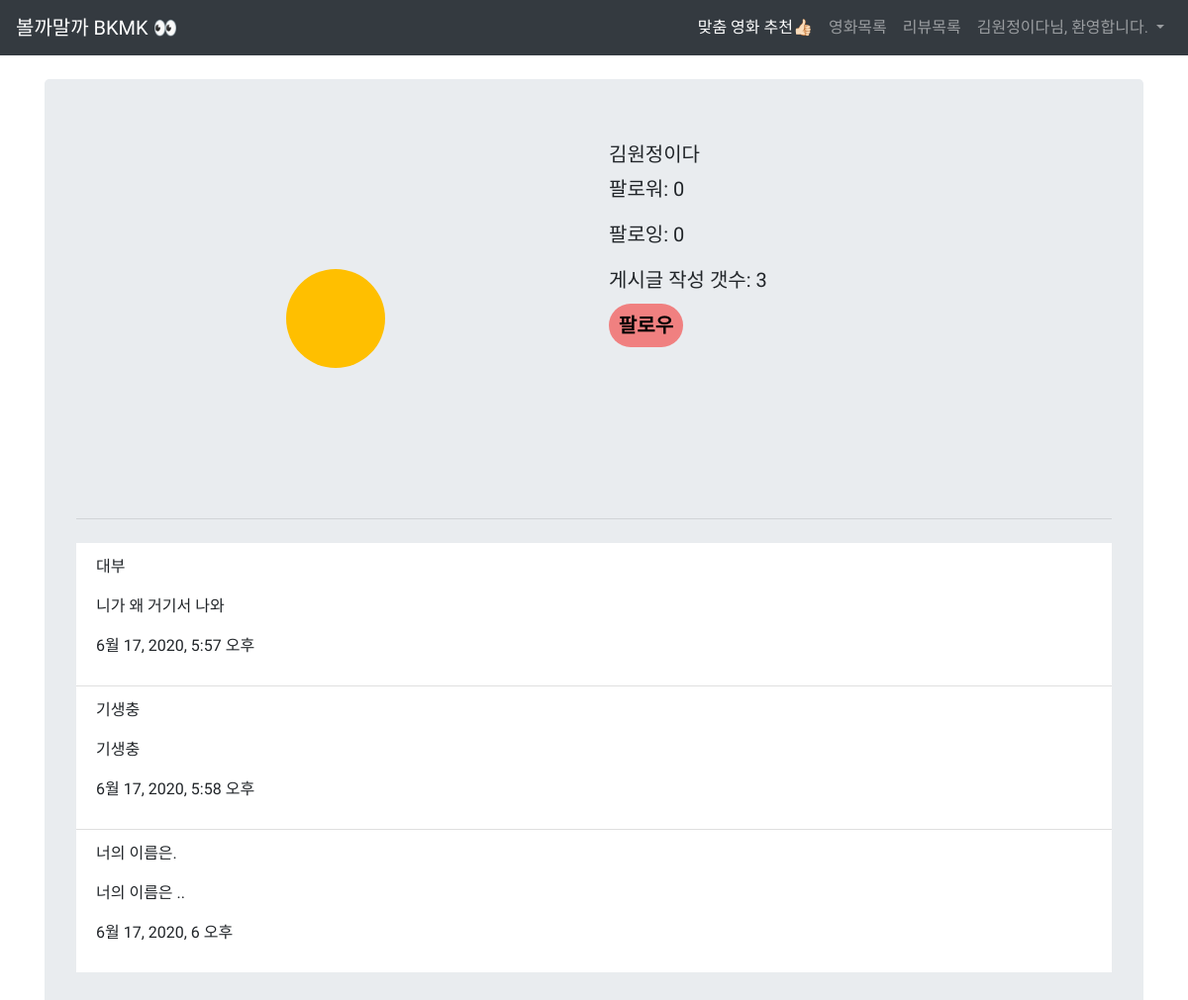
Screenshot of /accounts/4/ with the database file from the repository.
### accounts/models.py (models this page shows)
class User(AbstractUser):
    ADULT_CHOICES = (
        (True, 'YES'),
        (False, 'NO'),
    )
    followers = models.ManyToManyField(settings.AUTH_USER_MODEL, related_name='followings', blank=True)
    age = models.IntegerField(validators=[MinValueValidator(13), MaxValueValidator(100)], default=13)
    usergenre = models.CharField(max_length=500, default='1')
    use_adult = models.BooleanField(choices=ADULT_CHOICES, default=False)

### reviews/models.py (models this page shows)
class Review(models.Model):
    POINT_CHOICES = (
        (1, '⭐'),
        (2, '⭐⭐'),
        (3, '⭐⭐⭐'),
        (4, '⭐⭐⭐⭐'),
        (5, '⭐⭐⭐⭐⭐'),
    )
    user = models.ForeignKey(settings.AUTH_USER_MODEL, on_delete=models.CASCADE, related_name='userreview')
    movie = models.ForeignKey(Movie, on_delete=models.CASCADE)
    title = models.CharField(max_length=200)
    star_point = models.IntegerField(choices=POINT_CHOICES, default=5)
    content = models.TextField()
    created_at = models.DateTimeField(auto_now_add=True)
    updated_at = models.DateTimeField(auto_now=True)
    like_users = models.ManyToManyField(settings.AUTH_USER_MODEL, related_name='like_reviews')

### movies/models.py (models this page shows)
class Movie(models.Model):
    title = models.CharField(max_length=100)
    original_title = models.CharField(max_length=100)
    release_date = models.DateField()
    popularity = models.FloatField()
    vote_count = models.IntegerField()
    vote_average = models.FloatField()
    adult = models.BooleanField()
    overview = models.TextField()
    original_language = models.CharField(max_length=100)
    poster_path = models.CharField(max_length=200)
    backdrop_path = models.CharField(max_length=200)
    genres = models.ManyToManyField(Genre, related_name='movies')
    def __str__(self):
        return self.title

### accounts/views.py (the view)
# urls.py: path('<int:user_pk>/', views.detail, name = 'detail'),
def detail(request, user_pk):
    User = get_user_model()
    user = get_object_or_404(User, pk=user_pk)
    reviews = ''
    if Review.objects.filter(user=user):
        reviews = Review.objects.filter(user=user).order_by('-created_at')
    context = {
        'user': user,
        'reviews': reviews,
    }
    return render(request, 'accounts/detail.html', context)

### accounts/templates/accounts/detail.html (shortened to what this page needs)
{% extends 'base.html' %}
{% load static %}
{% block content %}
<br>
<div class="jumbotron">
    <div class="container login-container">
        <div class="row">
            <div class="col">
                <div class="sonar-wrapper">
    	        <div class="sonar-emitter">
                  </div>
                </div>
            </div>
            <div class="col">
            <h5 class="display-5">{{ user.username }}</h5>
            <p class="lead">팔로워: {{ user.followers.count }}</p>
            <p class="lead">팔로잉: {{ user.followings.count }}</p>
            <p class="lead">게시글 작성 갯수: {{ user.userreview.count }}</p>
            {% with user_followers=user.followers.all %}
            {% if request.user in user_followers %}
                <a class="btnSubmit btn-secondary btn-lg" href="{% url 'accounts:follow' user.pk %}" role="button">팔로우 취소</a>
            {% else %}
                <a class="btnSubmit btn-primary btn-lg" href="{% url 'accounts:follow' user.pk %}" role="button">팔로우</a>
            {% endif %}
            {% endwith %}
            </div>
        </div>
    </div>
  <hr class="my-4">
  <ul class="list-group list-group-flush">
      {% if user.userreview.count %}
          {% for review in user.userreview.all %}
          <li class="reviews list-group-item">
            <p>{{ review.movie }}</p>
            <p>{{ review.title }}</p>
            <p>{{ review.created_at }}</p>
          </li>
          {% endfor %}
      {% else %}
          <h4 class="text-black-50 text-center">아직 작성한 리뷰가 없습니다.</h4>
      {% endif %}
  </ul>
{% endblock %}

### templates/base.html (shortened to what this page needs)
<!DOCTYPE html>
<html lang="en">
<head>
    <link rel="stylesheet" href="https://stackpath.bootstrapcdn.com/bootstrap/4.4.1/css/bootstrap.min.css">
</head>
<body>
    {% include 'navbar.html' %}
    <div class="container">
        {% block content %}{% endblock %}
    </div>
</body>
</html>

### templates/navbar.html (shortened to what this page needs)
<nav class="navbar navbar-expand-lg navbar-dark bg-dark">
  <a class="navbar-brand text " href="{% url 'movies:main' %}">볼까말까 BKMK 👀</a>
  <div class="collapse navbar-collapse" id="navbarNavDropdown">
    <ul class="navbar-nav ml-auto">
      {% if user.is_authenticated %}
          <li class="nav-item align-self-center">
            <a class="nav-link active" href="{% url 'movies:recommend' %}">맞춤 영화 추천👍🏻 </a>
          </li>
          <li class="nav-item align-self-center">
            <a class="nav-link" href="{% url 'movies:main' %}">영화목록</a>
          </li>
          <li class="nav-item align-self-center">
            <a class="nav-link" href="{% url 'reviews:reviewlist' %}">리뷰목록</a>
          </li>
          <li class="nav-item dropdown">
            <a class="nav-link dropdown-toggle" href="#" id="navbarDropdownMenuLink" role="button" data-toggle="dropdown" aria-haspopup="true" aria-expanded="false">
              {{ user.username }}님, 환영합니다.
            </a>
          </li>
      {% endif %}
    </ul>
  </div>
</nav>

### accounts/templates/accounts/detail.html (style rules this page uses)
.login-container { font-family: 'Jua', sans-serif; }
.reviews { font-family: 'Jua', sans-serif; }
.display-5 { font-family: 'Jua', sans-serif; border: none; }
.lead { font-family: 'Jua', sans-serif; }
.btnSubmit { font-family: 'Jua', sans-serif; font-weight: 600; width: 50%; color: black; background-color: #F08080; border: none; border-radius: 1.5rem; padding:2%; cursor: pointer; }
html { background-color: #cef; }
html, body, .sonar-wrapper { height: 100%; }
.sonar-wrapper { position: relative; z-index: 0; overflow: hidden; padding: 8rem 0; }
.sonar-emitter { position: relative; margin: 0 auto; width: 100px; height: 100px; border-radius: 9999px; background-color: HSL(45,100%,50%); }

### templates/navbar.html (style rules this page uses)
.nav-link { font-family: 'Jua', sans-serif; }
.navbar-brand { font-family: 'Jua', sans-serif; }

### rows the page displays
User: username "김원정이다", followers.count "0", followings.count "0", userreview.count "3"
Review: movie "대부", title "니가 왜 거기서 나와", created_at "6월 17, 2020, 5:57 오후"
Review: movie "기생충", title "기생충", created_at "6월 17, 2020, 5:58 오후"
Review: movie "너의 이름은.", title "너의 이름은 ..", created_at "6월 17, 2020, 6 오후"
